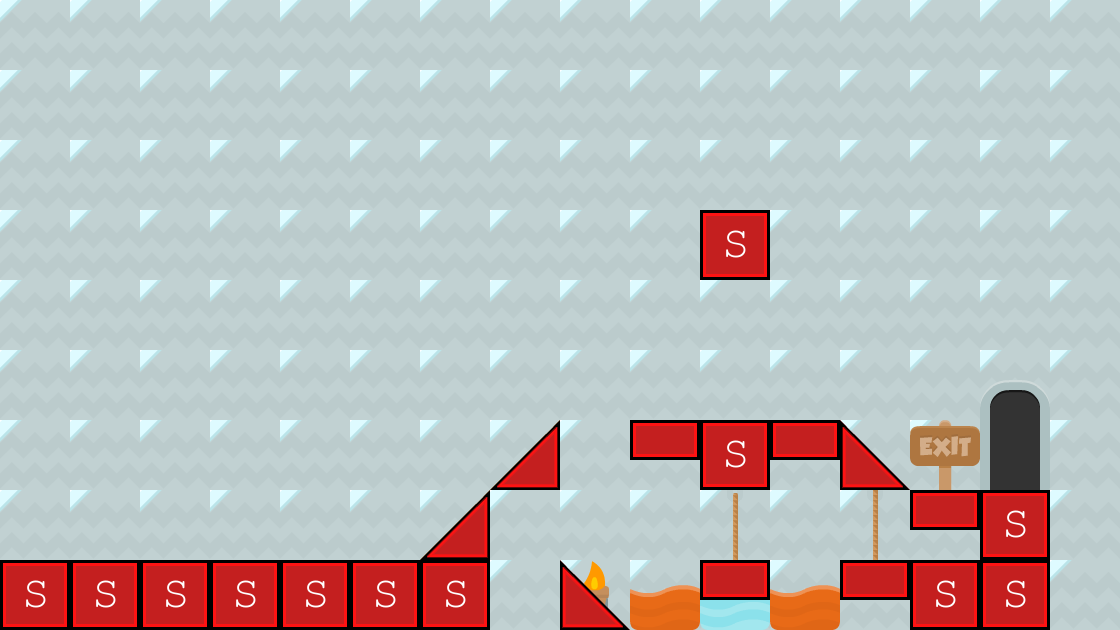

A level layout from a 2D game, rendered from its tile map. Below: a short description, then the map file with tile-grid data replaced by summaries:
An orthogonal 16x9 tile map with 70x70 px tiles, 5 tile layers (background3, background2, background1, collision, ...), 2 tilesets and 2 objects (levelTrigger, BadGuy).

<map version="1.0" orientation="orthogonal" renderorder="right-down" width="16" height="9" tilewidth="70" tileheight="70" backgroundcolor="#0055ff">
 <tileset firstgid="1" name="background-tiles" tilewidth="70" tileheight="70">
  <image source="../img/background-tiles.png" width="910" height="910" />
 </tileset>
 <tileset firstgid="170" name="meta-tiles" tilewidth="70" tileheight="70">
  <image source="../img/meta-tiles.png" width="350" height="70" />
  <tile id="0">
   <properties>
    <property name="type" value="solid" />
   </properties>
  </tile>
  <tile id="1">
   <properties>
    <property name="type" value="lslope" />
   </properties>
  </tile>
  <tile id="2">
   <properties>
    <property name="type" value="solid" />
   </properties>
  </tile>
  <tile id="3">
   <properties>
    <property name="type" value="rslope" />
   </properties>
  </tile>
  <tile id="4">
   <properties>
    <property name="type" value="solid" />
   </properties>
  </tile>
 </tileset>
 <layer name="background3" width="16" height="9">
  <data>[144 cells, 0 non-empty, 0 distinct tile ids]</data>
 </layer>
 <layer name="background2" width="16" height="9">
  <data>[144 cells, 144 non-empty, 1 distinct tile ids]</data>
 </layer>
 <layer name="background1" width="16" height="9">
  <properties>
   <property name="type" value="solid" />
  </properties>
  <data>[144 cells, 28 non-empty, 19 distinct tile ids]</data>
 </layer>
 <layer name="collision" width="16" height="9">
  <properties>
   <property name="type" value="solid" />
  </properties>
  <data>[144 cells, 23 non-empty, 6 distinct tile ids]</data>
 </layer>
 <objectgroup name="levelTrigger">
  <properties>
   <property name="level" value="World 2" />
  </properties>
  <object name="levelTrigger" x="979" y="349" width="68" height="141">
   <properties>
    <property name="level" value="World 2" />
    <property name="xSpawn" value="400" />
    <property name="ySpawn" value="0" />
   </properties>
  </object>
 </objectgroup>
 <layer name="foreground1" width="16" height="9">
  <data>[144 cells, 1 non-empty, 1 distinct tile ids]</data>
 </layer>
 <objectgroup name="EnemyEntity">
  <object name="BadGuy" x="207" y="490" width="144" height="68" />
 </objectgroup>
</map>
